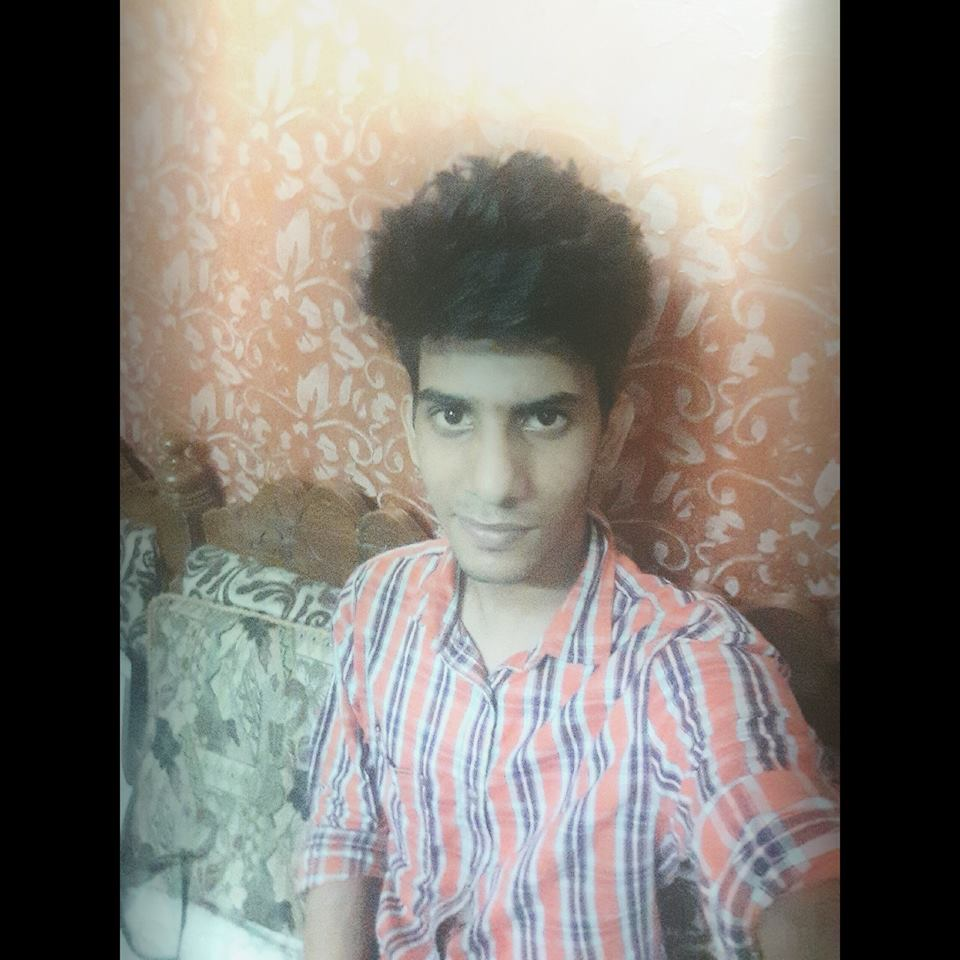
#> input picture home/pi/cvCodes/3.jpg, 960 x 960 px
$ python amanlol.py
#> lines starting #> are read from the running program, lines starting #| are printed output that depends on the picture; after the words box and inside, x2 and y2 are one past the last pixel; in counts of white or black regions, pixels touching at a corner belong together
import cv2
import numpy

ama=cv2.imread("3.jpg")
#> ama is the input picture: shape (960, 960, 3); mean B, G, R 115.6, 121.6, 126.1
cv2.imshow("outputWindow", ama)

grayConverted = cv2.cvtColor(ama, cv2.COLOR_BGR2GRAY)
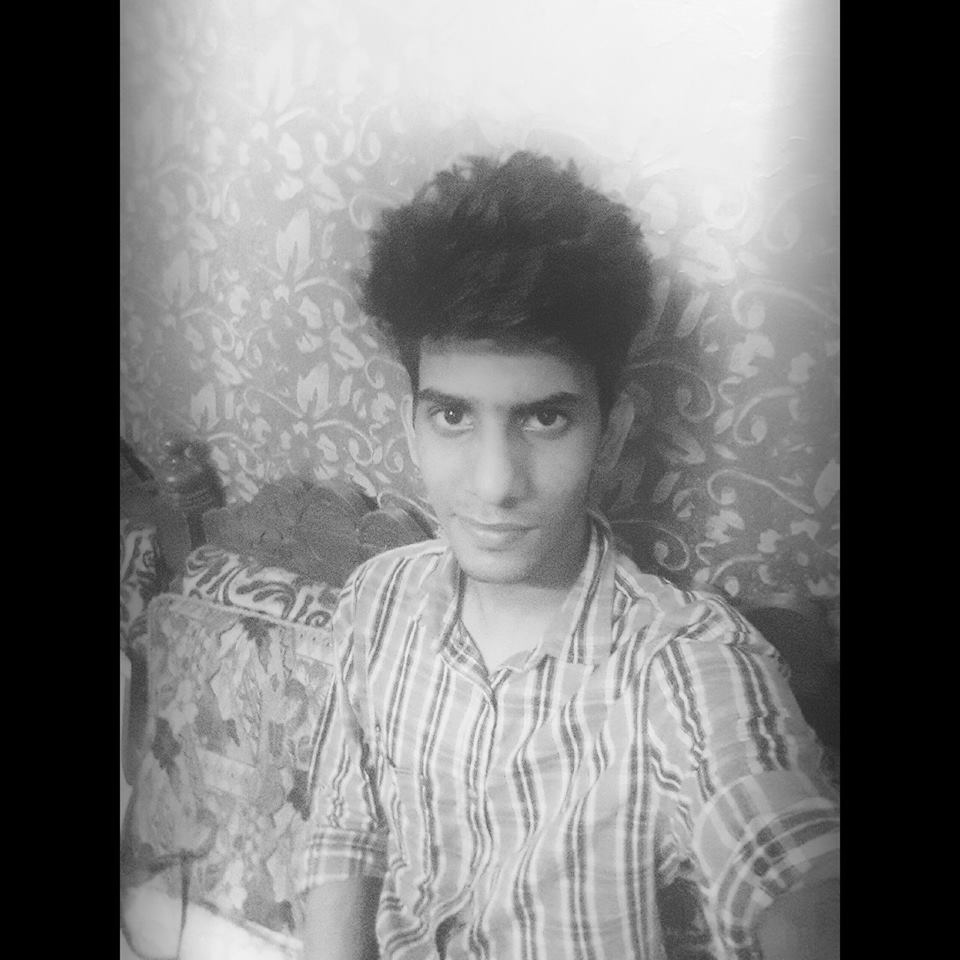
#> grayConverted: shape (960, 960); min 0, max 251, mean 122.3
cv2.imshow("convertedGray", grayConverted)

binary = cv2.threshold(grayConverted, 150,255, cv2.THRESH_BINARY)[1]
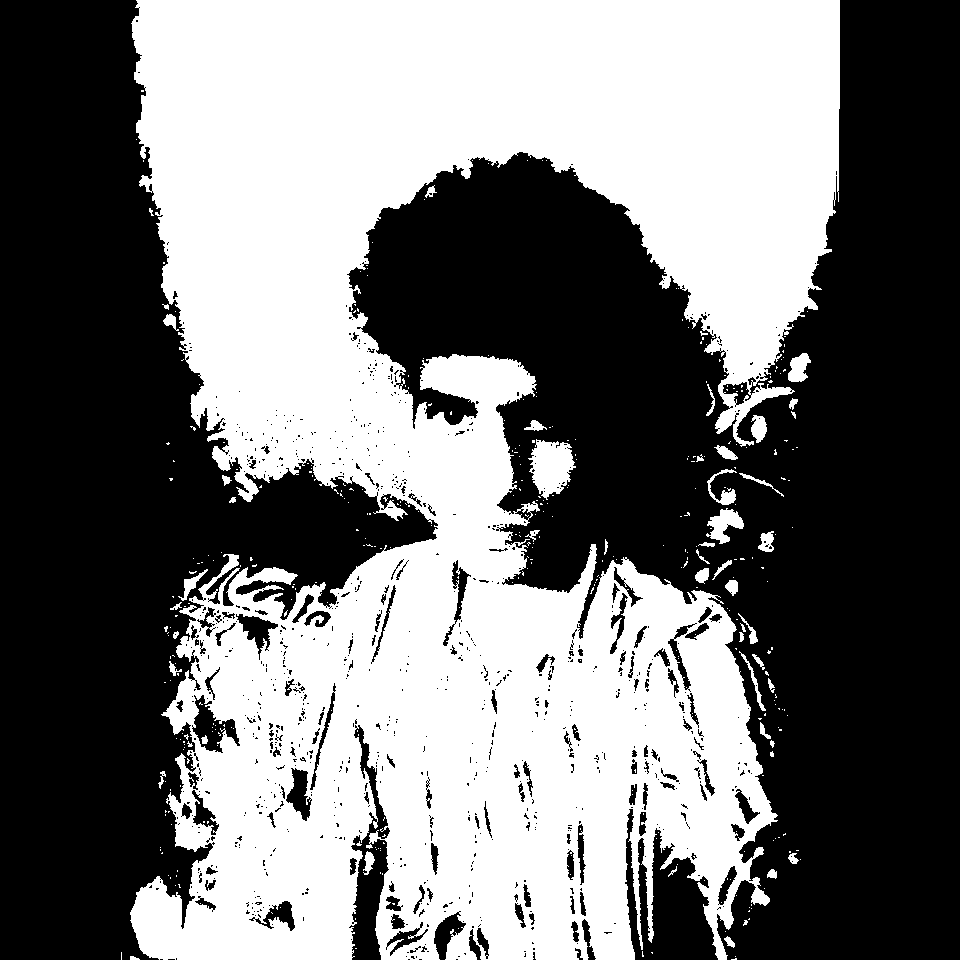
#> binary: shape (960, 960); 46.8% white; 407 white regions (360 under 20 px), largest, box (x1, y1, x2, y2) and area: (130, 0, 840, 960) 422892, (528, 439, 576, 500) 1848, (706, 508, 744, 544) 697
cv2.imshow("convertedBW", binary)

booster_gold = ama[20:500,10:800] #crop the image, starting at this pixel to this pixel. [columns:rows]
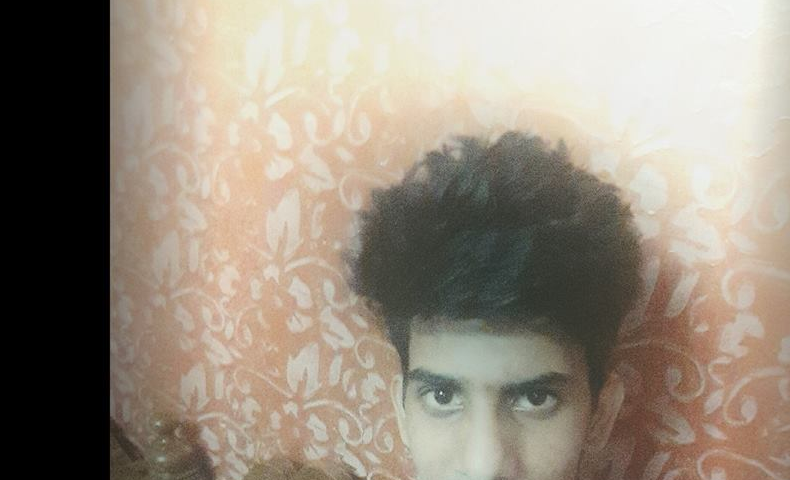
#> booster_gold: shape (480, 790, 3); mean B, G, R 127.9, 141.2, 151.2
cv2.imshow("segmented image", booster_gold)

booster_gold1 = ama[10:340,10:535] #crop the image, starting at this pixel to this pixel. [columns:rows]
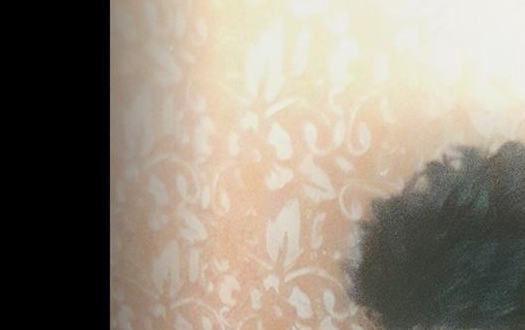
#> booster_gold1: shape (330, 525, 3); mean B, G, R 123.9, 137.2, 146.1
cv2.imshow("segmented image2", booster_gold1)

keypressed = cv2.waitKey(0)
#> (key Esc is pressed here)
if keypressed == 27:
    cv2.destroyAllWindows()
    cv2.waitKey(1)

$ run again, with home/pi/cvCodes/4.jpg copied over home/pi/cvCodes/3.jpg
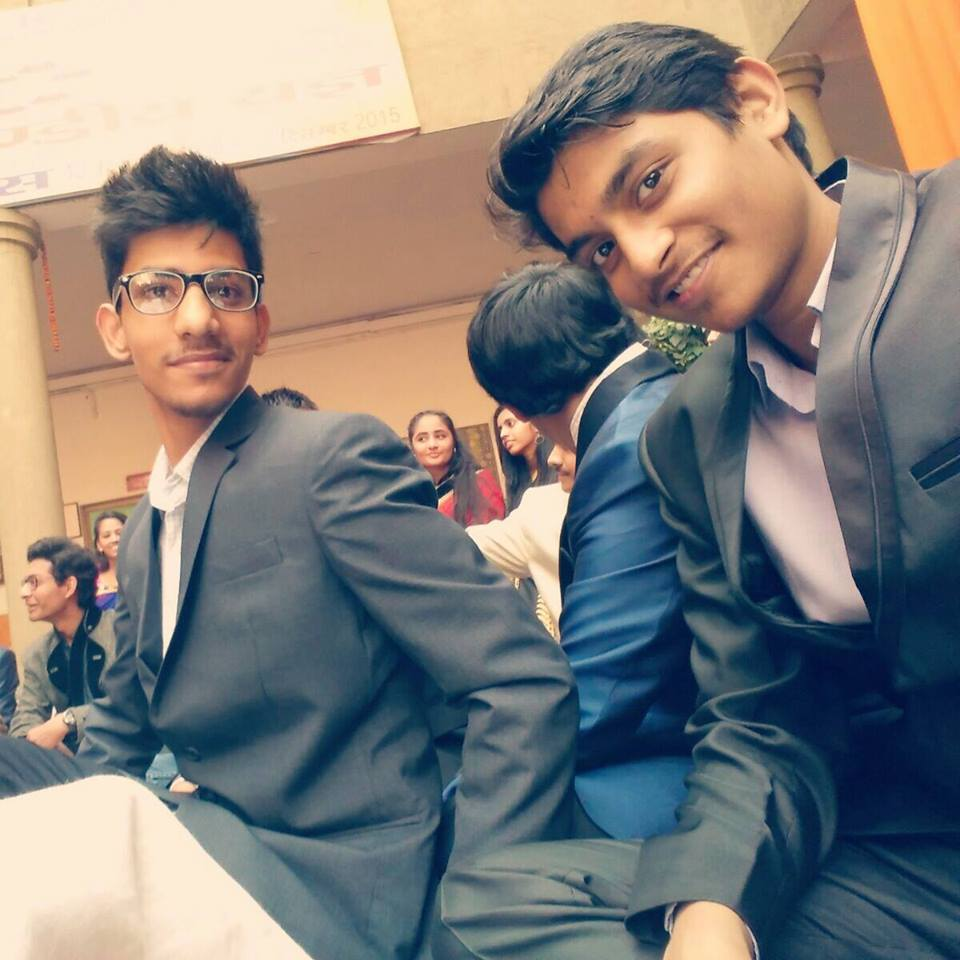
#> input picture home/pi/cvCodes/4.jpg, 960 x 960 px
#> ama is the input picture: shape (960, 960, 3); mean B, G, R 122.8, 127, 131.6
#> `binary = cv2.threshold(grayConverted, 150,255, cv2.THRESH_BINARY)[1]`:
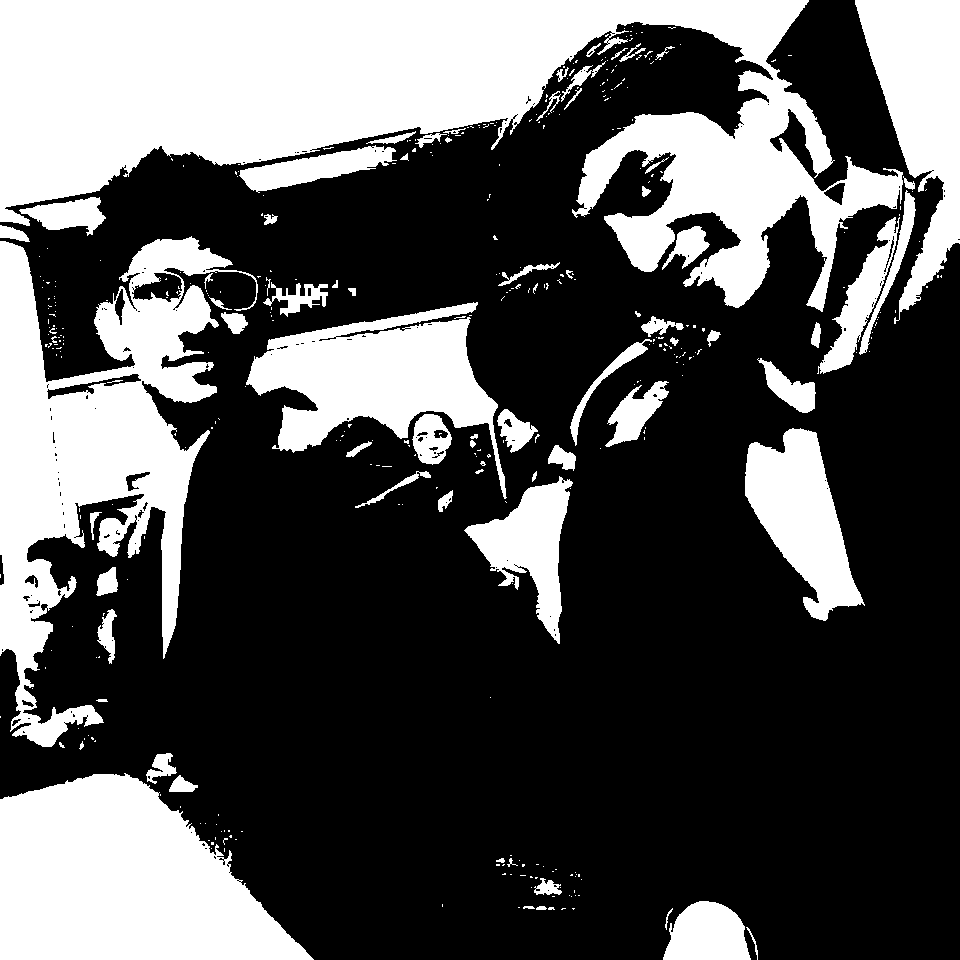
#> binary: shape (960, 960); 33.5% white; 404 white regions (328 under 20 px), largest, box (x1, y1, x2, y2) and area: (0, 0, 903, 312) 126113, (0, 236, 258, 747) 52324, (0, 773, 314, 960) 40906
#> `booster_gold1 = ama[10:340,10:535]`:
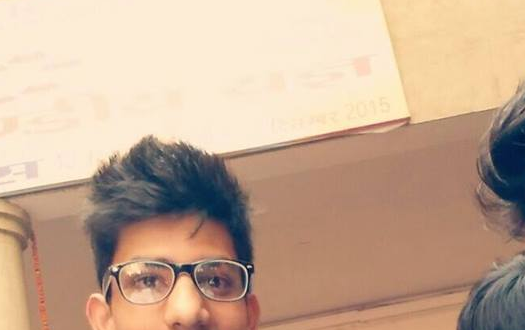
#> booster_gold1: shape (330, 525, 3); mean B, G, R 147.8, 170.5, 198.5
